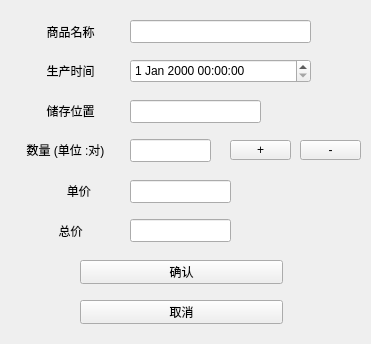
<?xml version="1.0" encoding="UTF-8"?>
<ui version="4.0">
 <class>addSock</class>
 <widget class="QWidget" name="addSock">
  <property name="geometry">
   <rect>
    <x>0</x>
    <y>0</y>
    <width>371</width>
    <height>344</height>
   </rect>
  </property>
  <property name="windowTitle">
   <string>添加</string>
  </property>
  <property name="windowIcon">
   <iconset resource="src.qrc">
    <normaloff>:/socks_icon_1.png</normaloff>:/socks_icon_1.png</iconset>
  </property>
  <widget class="QLineEdit" name="line_total">
   <property name="geometry">
    <rect>
     <x>130</x>
     <y>219</y>
     <width>101</width>
     <height>23</height>
    </rect>
   </property>
   <property name="alignment">
    <set>Qt::AlignCenter</set>
   </property>
  </widget>
  <widget class="QLineEdit" name="line_num">
   <property name="geometry">
    <rect>
     <x>130</x>
     <y>139</y>
     <width>81</width>
     <height>23</height>
    </rect>
   </property>
   <property name="alignment">
    <set>Qt::AlignCenter</set>
   </property>
  </widget>
  <widget class="QLineEdit" name="line_price">
   <property name="geometry">
    <rect>
     <x>130</x>
     <y>180</y>
     <width>101</width>
     <height>23</height>
    </rect>
   </property>
   <property name="alignment">
    <set>Qt::AlignCenter</set>
   </property>
  </widget>
  <widget class="QDateTimeEdit" name="dateTimeEdit">
   <property name="geometry">
    <rect>
     <x>130</x>
     <y>59</y>
     <width>181</width>
     <height>24</height>
    </rect>
   </property>
  </widget>
  <widget class="QPushButton" name="btn_add">
   <property name="geometry">
    <rect>
     <x>80</x>
     <y>260</y>
     <width>203</width>
     <height>24</height>
    </rect>
   </property>
   <property name="text">
    <string>确认</string>
   </property>
  </widget>
  <widget class="QPushButton" name="btn_exit">
   <property name="geometry">
    <rect>
     <x>80</x>
     <y>300</y>
     <width>203</width>
     <height>24</height>
    </rect>
   </property>
   <property name="text">
    <string>取消</string>
   </property>
  </widget>
  <widget class="QPushButton" name="btn_plus">
   <property name="geometry">
    <rect>
     <x>230</x>
     <y>140</y>
     <width>61</width>
     <height>20</height>
    </rect>
   </property>
   <property name="text">
    <string>+</string>
   </property>
  </widget>
  <widget class="QPushButton" name="btn_del">
   <property name="geometry">
    <rect>
     <x>300</x>
     <y>140</y>
     <width>61</width>
     <height>20</height>
    </rect>
   </property>
   <property name="text">
    <string>-</string>
   </property>
  </widget>
  <widget class="QLabel" name="label_6">
   <property name="geometry">
    <rect>
     <x>50</x>
     <y>220</y>
     <width>41</width>
     <height>21</height>
    </rect>
   </property>
   <property name="text">
    <string>总价</string>
   </property>
   <property name="alignment">
    <set>Qt::AlignCenter</set>
   </property>
  </widget>
  <widget class="QLabel" name="label_5">
   <property name="geometry">
    <rect>
     <x>40</x>
     <y>180</y>
     <width>71</width>
     <height>21</height>
    </rect>
   </property>
   <property name="text">
    <string>  单价</string>
   </property>
   <property name="alignment">
    <set>Qt::AlignCenter</set>
   </property>
  </widget>
  <widget class="QLabel" name="label_4">
   <property name="geometry">
    <rect>
     <x>10</x>
     <y>140</y>
     <width>111</width>
     <height>20</height>
    </rect>
   </property>
   <property name="text">
    <string>数量 (单位 :对)</string>
   </property>
   <property name="alignment">
    <set>Qt::AlignCenter</set>
   </property>
  </widget>
  <widget class="QLabel" name="label">
   <property name="geometry">
    <rect>
     <x>40</x>
     <y>22</y>
     <width>61</width>
     <height>20</height>
    </rect>
   </property>
   <property name="layoutDirection">
    <enum>Qt::LeftToRight</enum>
   </property>
   <property name="text">
    <string>商品名称</string>
   </property>
   <property name="alignment">
    <set>Qt::AlignCenter</set>
   </property>
  </widget>
  <widget class="QLabel" name="label_3">
   <property name="geometry">
    <rect>
     <x>40</x>
     <y>100</y>
     <width>61</width>
     <height>21</height>
    </rect>
   </property>
   <property name="text">
    <string>储存位置</string>
   </property>
   <property name="alignment">
    <set>Qt::AlignCenter</set>
   </property>
  </widget>
  <widget class="QLabel" name="label_2">
   <property name="geometry">
    <rect>
     <x>40</x>
     <y>60</y>
     <width>61</width>
     <height>21</height>
    </rect>
   </property>
   <property name="text">
    <string>生产时间</string>
   </property>
   <property name="alignment">
    <set>Qt::AlignCenter</set>
   </property>
  </widget>
  <widget class="QLineEdit" name="line_name">
   <property name="geometry">
    <rect>
     <x>130</x>
     <y>20</y>
     <width>181</width>
     <height>23</height>
    </rect>
   </property>
   <property name="alignment">
    <set>Qt::AlignCenter</set>
   </property>
  </widget>
  <widget class="QLineEdit" name="line_pos">
   <property name="geometry">
    <rect>
     <x>130</x>
     <y>100</y>
     <width>131</width>
     <height>23</height>
    </rect>
   </property>
   <property name="alignment">
    <set>Qt::AlignCenter</set>
   </property>
  </widget>
 </widget>
 <tabstops>
  <tabstop>dateTimeEdit</tabstop>
  <tabstop>line_num</tabstop>
  <tabstop>line_price</tabstop>
  <tabstop>line_total</tabstop>
 </tabstops>
 <resources>
  <include location="src.qrc"/>
 </resources>
 <connections/>
</ui>
